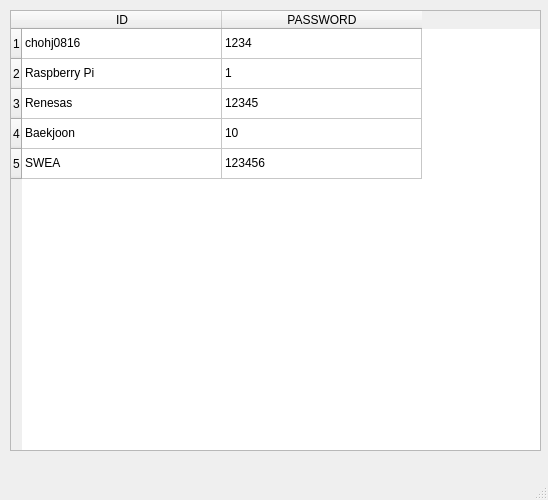
<?xml version="1.0" encoding="UTF-8"?>
<ui version="4.0">
 <class>MainWindow</class>
 <widget class="QMainWindow" name="MainWindow">
  <property name="geometry">
   <rect>
    <x>0</x>
    <y>0</y>
    <width>548</width>
    <height>500</height>
   </rect>
  </property>
  <property name="windowTitle">
   <string>MainWindow</string>
  </property>
  <widget class="QWidget" name="centralwidget">
   <widget class="QWidget" name="verticalLayoutWidget">
    <property name="geometry">
     <rect>
      <x>10</x>
      <y>10</y>
      <width>531</width>
      <height>441</height>
     </rect>
    </property>
    <layout class="QVBoxLayout" name="verticalLayout">
     <item>
      <widget class="QTableWidget" name="table">
       <property name="editTriggers">
        <set>QAbstractItemView::NoEditTriggers</set>
       </property>
       <property name="rowCount">
        <number>5</number>
       </property>
       <attribute name="horizontalHeaderDefaultSectionSize">
        <number>200</number>
       </attribute>
       <row/>
       <row/>
       <row/>
       <row/>
       <row/>
       <column>
        <property name="text">
         <string>ID</string>
        </property>
       </column>
       <column>
        <property name="text">
         <string>PASSWORD</string>
        </property>
       </column>
       <item row="0" column="0">
        <property name="text">
         <string>chohj0816</string>
        </property>
       </item>
       <item row="0" column="1">
        <property name="text">
         <string>1234</string>
        </property>
       </item>
       <item row="1" column="0">
        <property name="text">
         <string>Raspberry Pi</string>
        </property>
       </item>
       <item row="1" column="1">
        <property name="text">
         <string>1</string>
        </property>
       </item>
       <item row="2" column="0">
        <property name="text">
         <string>Renesas</string>
        </property>
       </item>
       <item row="2" column="1">
        <property name="text">
         <string>12345</string>
        </property>
       </item>
       <item row="3" column="0">
        <property name="text">
         <string>Baekjoon</string>
        </property>
       </item>
       <item row="3" column="1">
        <property name="text">
         <string>10</string>
        </property>
       </item>
       <item row="4" column="0">
        <property name="text">
         <string>SWEA</string>
        </property>
       </item>
       <item row="4" column="1">
        <property name="text">
         <string>123456</string>
        </property>
       </item>
      </widget>
     </item>
    </layout>
   </widget>
  </widget>
  <widget class="QMenuBar" name="menubar">
   <property name="geometry">
    <rect>
     <x>0</x>
     <y>0</y>
     <width>548</width>
     <height>22</height>
    </rect>
   </property>
  </widget>
  <widget class="QStatusBar" name="statusbar"/>
 </widget>
 <resources/>
 <connections>
  <connection>
   <sender>table</sender>
   <signal>cellEntered(int,int)</signal>
   <receiver>MainWindow</receiver>
   <slot>click(int,int)</slot>
   <hints>
    <hint type="sourcelabel">
     <x>523</x>
     <y>72</y>
    </hint>
    <hint type="destinationlabel">
     <x>504</x>
     <y>26</y>
    </hint>
   </hints>
  </connection>
  <connection>
   <sender>table</sender>
   <signal>cellPressed(int,int)</signal>
   <receiver>MainWindow</receiver>
   <slot>click(int,int)</slot>
   <hints>
    <hint type="sourcelabel">
     <x>452</x>
     <y>54</y>
    </hint>
    <hint type="destinationlabel">
     <x>352</x>
     <y>27</y>
    </hint>
   </hints>
  </connection>
 </connections>
 <slots>
  <slot>click(int,int)</slot>
 </slots>
</ui>
